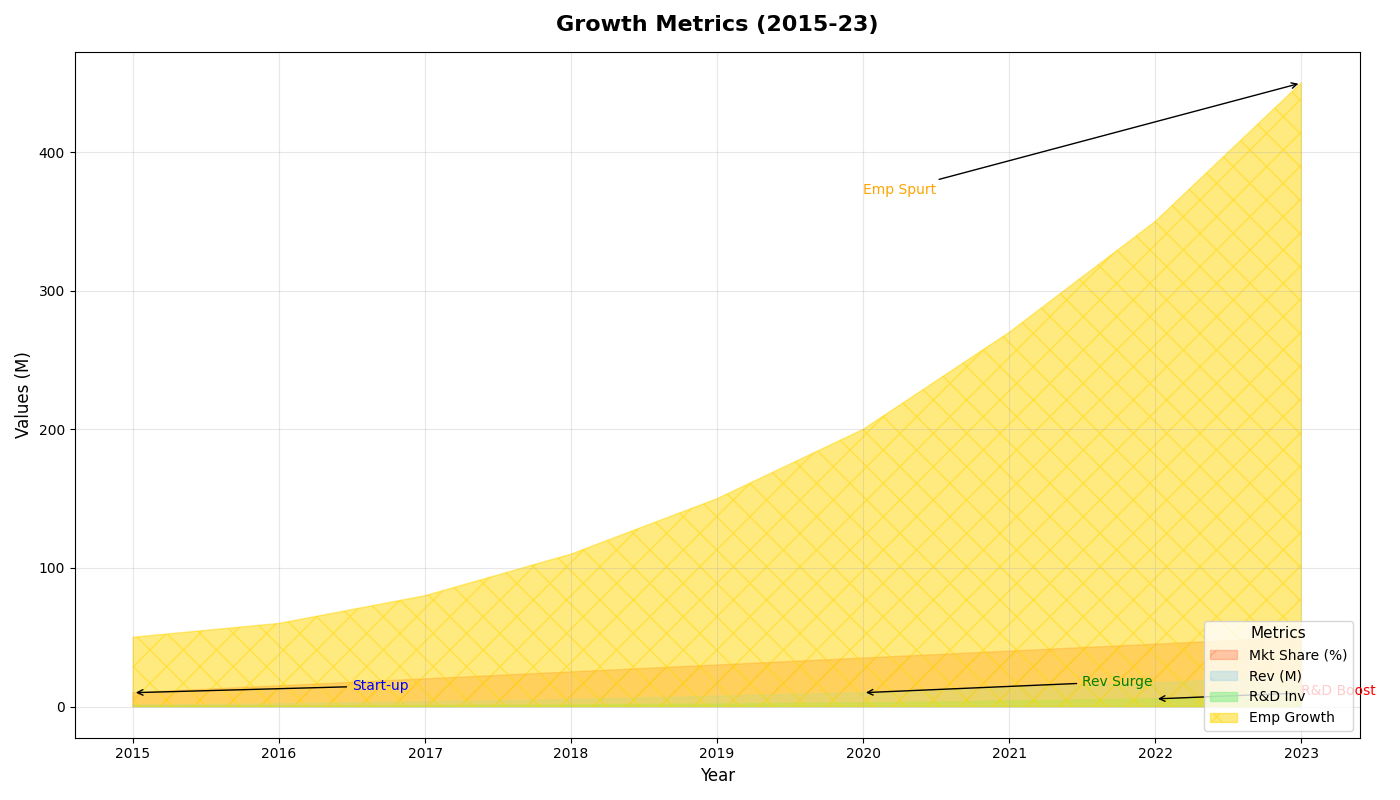

Generate this figure with Python:
import matplotlib.pyplot as plt
import numpy as np

years = np.array([2015, 2016, 2017, 2018, 2019, 2020, 2021, 2022, 2023])
market_share = np.array([10, 15, 20, 25, 30, 35, 40, 45, 50])
revenue = np.array([1, 2, 3.5, 5, 7.5, 10, 13.5, 17, 22])
rnd_investment = np.array([0.2, 0.5, 0.8, 1.2, 1.8, 2.5, 4, 5.5, 7])
employee_growth = np.array([50, 60, 80, 110, 150, 200, 270, 350, 450])

fig, ax = plt.subplots(figsize=(14, 8))

ax.fill_between(years, market_share, color='coral', alpha=0.4, hatch='/', label='Mkt Share (%)')
ax.fill_between(years, revenue, color='lightblue', alpha=0.5, hatch='\\', label='Rev (M)')
ax.fill_between(years, rnd_investment, color='lightgreen', alpha=0.6, hatch='-', label='R&D Inv')
ax.fill_between(years, employee_growth, color='gold', alpha=0.5, hatch='x', label='Emp Growth')

ax.set_title('Growth Metrics (2015-23)', fontsize=16, fontweight='bold', pad=15)
ax.set_xlabel('Year', fontsize=12)
ax.set_ylabel('Values (M)', fontsize=12)

ax.legend(loc='lower right', fontsize=10, title='Metrics', title_fontsize='11')

ax.grid(True, linestyle='-', linewidth=0.8, alpha=0.3)

ax.annotate('Start-up', xy=(2015, market_share[0]), xytext=(2016.5, 12),
            arrowprops=dict(facecolor='blue', arrowstyle='->'), fontsize=10, color='blue')
ax.annotate('Rev Surge', xy=(2020, revenue[5]), xytext=(2021.5, 15),
            arrowprops=dict(facecolor='green', arrowstyle='->'), fontsize=10, color='green')
ax.annotate('R&D Boost', xy=(2022, rnd_investment[7]), xytext=(2023, 8),
            arrowprops=dict(facecolor='red', arrowstyle='->'), fontsize=10, color='red')
ax.annotate('Emp Spurt', xy=(2023, employee_growth[8]), xytext=(2020, 370),
            arrowprops=dict(facecolor='orange', arrowstyle='->'), fontsize=10, color='orange')

plt.tight_layout()
plt.show()
